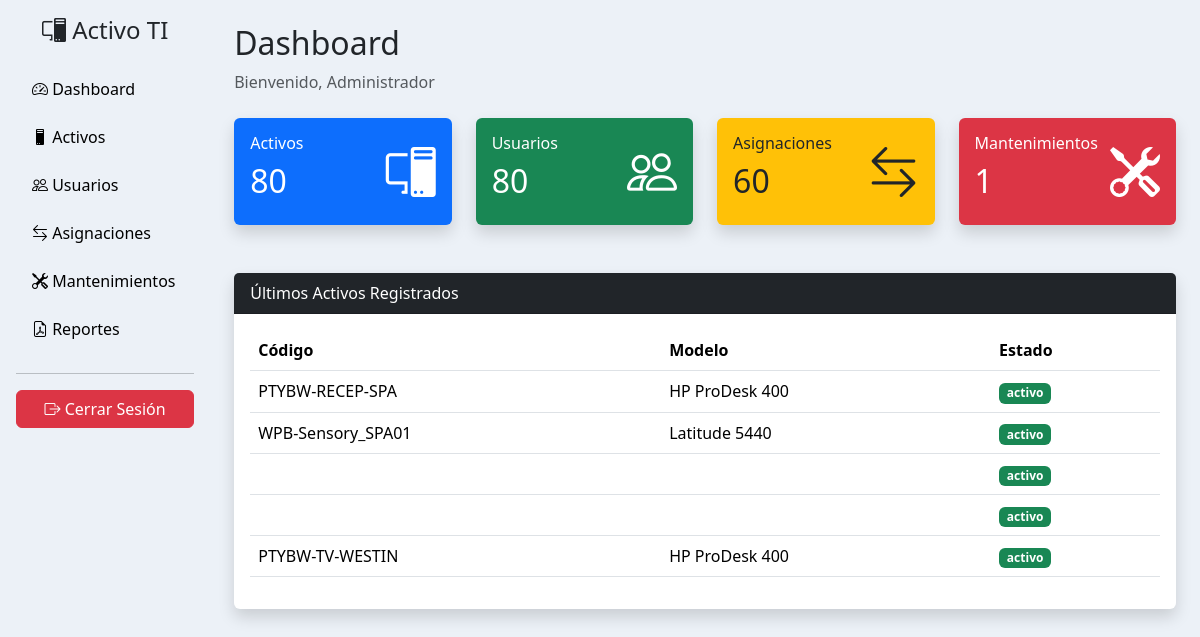
Screenshot of /index.php (signed in) with the database file from the repository.
### tables this page shows
CREATE TABLE `activos` (
  `id` int(11) NOT NULL,
  `codigo` varchar(100) DEFAULT NULL,
  `serie` varchar(100) DEFAULT NULL,
  `modelo` varchar(100) DEFAULT NULL,
  `sistema_operativo` varchar(100) DEFAULT NULL,
  `tipo_id` int(11) DEFAULT NULL,
  `estado` enum('activo','dañado','reparacion','baja') DEFAULT 'activo',
  `ubicacion` varchar(150) DEFAULT NULL,
  `fecha_compra` date DEFAULT NULL,
  `garantia_fin` date DEFAULT NULL,
  `created_at` timestamp NOT NULL DEFAULT current_timestamp()
);

### config/auth.php (called while the page is built, shortened)
<?php
function app_escape($value): string
{
    return htmlspecialchars((string) $value, ENT_QUOTES | ENT_SUBSTITUTE, 'UTF-8');
}

### index.php (the view, shortened to what this page needs)
<?php
require_once __DIR__ . '/config/auth.php';
include("config/conexion.php");
include("templates/header.php");
include("templates/sidebar.php");
$sqlActivos = "SELECT COUNT(*) total FROM activos
WHERE estado != 'baja'";
$resultadoActivos = $conexion->query($sqlActivos);
$totalActivos = $resultadoActivos->fetch_assoc()['total'];
$sqlUsuarios = "SELECT COUNT(*) total FROM usuarios";
$resultadoUsuarios = $conexion->query($sqlUsuarios);
$totalUsuarios = $resultadoUsuarios->fetch_assoc()['total'];
$sqlAsignaciones = "SELECT COUNT(*) total FROM asignaciones
WHERE estado='activo'";
$resultadoAsignaciones = $conexion->query($sqlAsignaciones);
$totalAsignaciones = $resultadoAsignaciones->fetch_assoc()['total'];
$sqlMantenimientos = "SELECT COUNT(*) total FROM mantenimientos";
$resultadoMantenimientos = $conexion->query($sqlMantenimientos);
$totalMantenimientos = $resultadoMantenimientos->fetch_assoc()['total'];
?>
<div class="container-fluid p-4">
    <div class="mb-4">
        <h2>
            Dashboard
        </h2>
        <p class="text-muted">
            Bienvenido,
            <?= app_escape($_SESSION['nombre']) ?>
        </p>
    </div>
    <div class="row g-4">
        <div class="col-md-3">
            <div class="card shadow border-0 bg-primary text-white">
                <div class="card-body">
                    <div class="d-flex justify-content-between">
                        <div>
                            <h6>
                                Activos
                            </h6>
                            <h2>
                                <?= $totalActivos ?>
                            </h2>
                        </div>
                        <i class="bi bi-pc-display"
                        style="font-size: 50px;"></i>
                    </div>
                </div>
            </div>
        </div>
        <div class="col-md-3">
            <div class="card shadow border-0 bg-success text-white">
                <div class="card-body">
                    <div class="d-flex justify-content-between">
                        <div>
                            <h6>
                                Usuarios
                            </h6>
                            <h2>
                                <?= $totalUsuarios ?>
                            </h2>
                        </div>
                        <i class="bi bi-people"
                        style="font-size: 50px;"></i>
                    </div>
                </div>
            </div>
        </div>
        <div class="col-md-3">
            <div class="card shadow border-0 bg-warning text-dark">
                <div class="card-body">
                    <div class="d-flex justify-content-between">
                        <div>
                            <h6>
                                Asignaciones
                            </h6>
                            <h2>
                                <?= $totalAsignaciones ?>
                            </h2>
                        </div>
                        <i class="bi bi-arrow-left-right"
                        style="font-size: 50px;"></i>
                    </div>
                </div>
            </div>
        </div>
        <div class="col-md-3">
            <div class="card shadow border-0 bg-danger text-white">
                <div class="card-body">
                    <div class="d-flex justify-content-between">
                        <div>
                            <h6>
                                Mantenimientos
                            </h6>
                            <h2>
                                <?= $totalMantenimientos ?>
                            </h2>
                        </div>
                        <i class="bi bi-tools"
                        style="font-size: 50px;"></i>
                    </div>
                </div>
            </div>
        </div>
    </div>
    <div class="card shadow border-0 mt-5">
        <div class="card-header bg-dark text-white">
            Últimos Activos Registrados
        </div>
        <div class="card-body">
            <table class="table table-hover align-middle">
                <thead>
                    <tr>
                        <th>Código</th>
                        <th>Modelo</th>
                        <th>Estado</th>
                    </tr>
                </thead>
                <tbody>
                    <?php
                    $sqlUltimos = "SELECT * FROM activos
                    WHERE estado != 'baja'
                    ORDER BY id DESC
                    LIMIT 5";
                    $resultadoUltimos = $conexion->query($sqlUltimos);
                    while($fila = $resultadoUltimos->fetch_assoc()){
                    ?>
                    <tr>
                        <td><?= app_escape($fila['codigo']) ?></td>
                        <td><?= app_escape($fila['modelo']) ?></td>
                        <td>
                            <span class="badge bg-success">
                                <?= app_escape($fila['estado']) ?>
                            </span>
                        </td>
                    </tr>
                    <?php } ?>
                </tbody>
            </table>
        </div>
    </div>
</div>
<?php
include("templates/footer.php");
?>

### templates/header.php (shortened to what this page needs)
<!DOCTYPE html>
<?php require_once __DIR__ . '/../config/auth.php'; ?>
<html lang="es">
<head>
    <link href="https://cdn.jsdelivr.net/npm/bootstrap@5.3.3/dist/css/bootstrap.min.css" rel="stylesheet">
    <link rel="stylesheet"href="https://cdn.jsdelivr.net/npm/bootstrap-icons@1.11.3/font/bootstrap-icons.min.css">
    <link rel="stylesheet" href="/gestion_activos/assets/css/style.css">
</head>
<body>

### templates/sidebar.php (shortened to what this page needs)
 <div class="d-flex ">
     <div class="big-drak text-drak p-3 vh-100" style="width: 250px;">
        <h4 class="text-center mb-4">
            <a href="/gestion_activos/index.php" class="text-decoration-none text-dark">
            <i class="bi bi-pc-display"></i>
            Activo TI
            </a>
        </h4>
        <ul class="nav flex-column">
            <li class="nav-item mb-2">
                <a href="/gestion_activos/index.php" class="nav-link text-black">
                    <i class="bi bi-speedometer2"></i>
                    Dashboard
                </a>
            </li>
            <li class="nav-item mb-2">
                <a href="/gestion_activos/modulos/activos/" class="nav-link text-black">
                    <i class="bi bi-pc"></i>
                    Activos
                </a>
            </li>
            <?php if (isset($_SESSION['rol']) && $_SESSION['rol'] != 'tecnico'){ ?>
            <li class="nav-item mb-2">
                <a href="/gestion_activos/modulos/usuarios/" class="nav-link text-black">
                    <i class="bi bi-people"></i>
                        Usuarios
                </a>
            </li>
            <?php } ?>
            <?php if(isset($_SESSION['rol']) && $_SESSION['rol'] != 'tecnico'){ ?>
            <li class="nav-item mb-2">
                <a href="/gestion_activos/modulos/asignaciones/" class="nav-link text-black">
                    <i class="bi bi-arrow-left-right"></i>
                    Asignaciones
                </a>
            </li>
            <?php } ?>
            <li class="nav-item mb-2">
                <a href="/gestion_activos/modulos/mantenimientos/" class="nav-link text-black">
                    <i class="bi bi-tools"></i>
                    Mantenimientos
                </a>
            </li>
            <li class="nav-item mb-2">
                <a href="/gestion_activos/modulos/reportes/index.php" class="nav-link text-black">
                    <i class="bi bi-file-earmark-pdf"></i>
                    Reportes
                </a>
            </li>
        </ul>
        <hr>
        <form action="/gestion_activos/logout.php" method="POST">
        <button type="submit" class="btn btn-danger w-100">
        <i class="bi bi-box-arrow-right"></i>
        Cerrar Sesión
        </button>
        </form>
</div>

### templates/footer.php (shortened to what this page needs)
</div>
</body>
</html>

### assets/css/style.css (style rules this page uses)
body { background-color: #ecf1f7; }

### rows the page displays
activos: codigo "PTYBW-RECEP-SPA", modelo "HP ProDesk 400", estado "activo"
activos: codigo "WPB-Sensory_SPA01", modelo "Latitude 5440", estado "activo"
activos: estado "activo"
activos: estado "activo"
activos: codigo "PTYBW-TV-WESTIN", modelo "HP ProDesk 400", estado "activo"

### other values shown
app_escape($_SESSION['nombre']) "Administrador"
$totalActivos "80"
$totalUsuarios "80"
$totalAsignaciones "60"
$totalMantenimientos "1"
